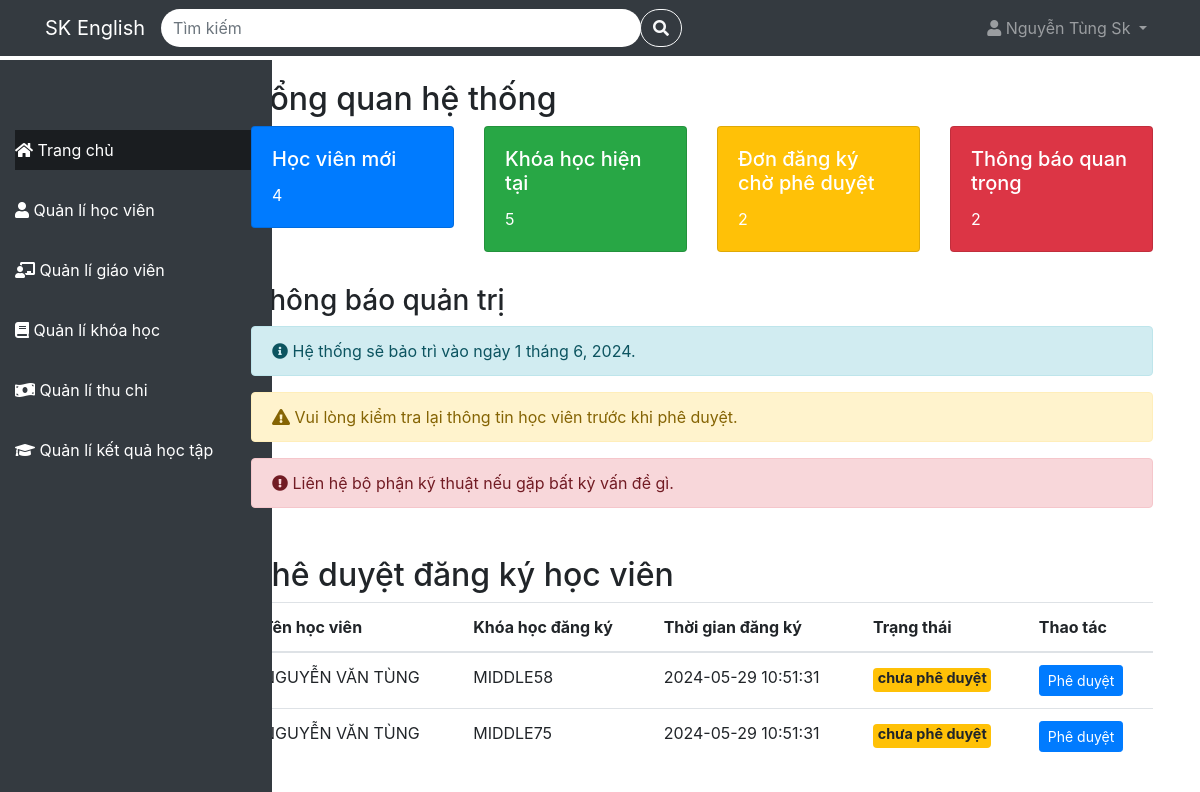
The app's page /QuanLiTrungTamTA/home (signed in) with its own data.
### tables this page shows
CREATE TABLE `webregistrations` (
  `STT` int(11) NOT NULL,
  `name` varchar(100) NOT NULL,
  `address` varchar(100) NOT NULL,
  `phone` varchar(10) NOT NULL,
  `email` varchar(100) NOT NULL,
  `schedule_id` varchar(32) NOT NULL,
  `time` timestamp NOT NULL DEFAULT current_timestamp() ON UPDATE current_timestamp()
);

### app/Controller/HomeController.php (called while the page is built)
<?php
class HomeController {
    protected $config = [
        'host' => 'localhost',
        'dbname' => 'quanlytrungtamta',
        'user' => 'root',
        'password' => ''
    ];
    protected $db;
    public function __construct(){
        $this->db = new Database($this->config);
    }
    public function index() {
        $listWebRegistration = $this->db->table('webregistrations')->get();
        if(isset($listWebRegistration)){
            $countWebRegistration = count($listWebRegistration);
        }else{
            $countWebRegistration = 0;
        }
        $listCourse = $this->db->table('course')->get();
        if(isset($listCourse)){
            $countCourse = count($listCourse);
        }else{
            $countCourse = 0;
        }
        $listStudent = $this->db->table('students')->get();
        if(isset($listStudent)){
            $countStudent = count($listStudent);
        }else{
            $countStudent = 0;
        }
        include('./app/View/Home/home.php');
    }
}
?>

### index.php (called while the page is built, shortened)
<?php
include './app/Model/Model.php';
include './app/Controller/HomeController.php';
$route = new Route();
$route->get('/', 'LandingController@index');
$route->post('/courseRegistration', 'RegisterController@courseRegistration');
$route->post('/login', 'LoginController@index');
$route->post('/logout', 'LogoutController@index');
$route->post('/register', 'RegisterController@index');
$route->post('/verify', 'RegisterController@verify');
$route->post('/forgotPassword', 'ForgotPasswordController@forgot_password');
$route->post('/reset_password', 'ForgotPasswordController@reset_password');
if(isset($_SESSION['full_name']) && !empty($_SESSION['full_name']))
{
    $route->get('/home', 'HomeController@index');
    $route->get('/profile', 'UserController@index');
    $route->post('/profile/edit', 'UserController@editProfile');
    $route->post('/profile/resetPassWord', 'UserController@ResetPasswordProfile');
    $route->get('/student', 'StudentController@index');
    $route->post('/student/deleteStudent', 'StudentController@deleteStudent');
    $route->post('/student/editStudent', 'StudentController@editStudent');
    $route->post('/student/addStudent', 'RegistrationController@addStudent');
    $route->get('/teacher', 'TeacherController@index');
    $route->post('/teacher/addTeacher', 'TeacherController@addTeacher');
    $route->post('/teacher/editTeacher', 'TeacherController@editTeacher');
    $route->post('/teacher/deleteTeacher', 'TeacherController@deleteTeacher');
    $route->get('/course', 'CourseController@index');
    $route->post('/course/addCourse', 'CourseController@addCourse');
    $route->post('/course/deleteCourse', 'CourseController@deleteCourse');
    $route->post('/course/edit', 'CourseController@editCourse');
    $route->get('/course/detail', 'CourseController@show@detailCourse.php');
    $route->post('/course/addSchedule', 'ScheduleController@addSchedule');
    $route->post('/course/deleteSchedule', 'ScheduleController@deleteSchedule');
    $route->get('/payment', 'PaymentController@index');
    $route->get('/payment/receipts', 'PaymentController@show@receipts.php');
    $route->get('/payment/expenses', 'PaymentController@show@expenses.php');
    $route->get('/payment/report', 'PaymentController@show@report.php');
    $route->get('/achievement', 'AchievementController@index');
    $route->get('/achievement/detail', 'AchievementController@show@detail.php');
}
$requestUri = $_SERVER['REQUEST_URI'];
$route->handle($requestUri);
?>

### app/Model/Model.php (called while the page is built, shortened)
<?php
class Database {
    protected
        $table = '',
        $host = '',
        $user ='',
        $password = '',
        $dbname = '',
        $conn = null;
    public function __construct($config){
        $this->host = $config['host'];
        $this->user = $config['user'];
        $this->password = $config['password'];
        $this->dbname = $config['dbname'];
    }
    protected function connect(){
        try{
            $this->conn = new PDO("mysql:host=$this->host;dbname=$this->dbname", $this->user, $this->password);
            $this->conn->setAttribute(PDO::ATTR_ERRMODE, PDO::ERRMODE_EXCEPTION);
        }catch(PDOException $e){
            echo "Lỗi kết nối đến cơ sở dữ liệu: ".$e->getMessage();
        }
    }
    public function get($data = [])
    {
        try {
            if (empty($data)) {
                $sqlString = "select * from $this->table";
                $query = $this->conn->prepare($sqlString);
                $query->execute();
            } else {
                $stmt = join('=? and ', array_keys($data));
                $stmt .= '=?';
                $sqlString = "select * from $this->table where $stmt";
                $query = $this->conn->prepare($sqlString);
                $query->execute(array_values($data));
            }
            return $query->fetchAll(PDO::FETCH_ASSOC);
        } catch (PDOException $e) {
            $this->logToConsole("Lỗi đọc dữ liệu: " . $e->getMessage());
        }
    }
    public function table($table){
        $this->table = $table;
        return $this;
    }
}
?>

### app/View/Home/home.php (the view, shortened to what this page needs)
<!DOCTYPE html>
<html lang="en">
<head>
  <link rel="stylesheet" href="https://cdnjs.cloudflare.com/ajax/libs/font-awesome/5.15.4/css/all.min.css">
  <link rel="stylesheet" href="https://maxcdn.bootstrapcdn.com/bootstrap/4.5.2/css/bootstrap.min.css">
</head>
<body>
<?php include './app/View/Template/navbar.php' ?>
<?php include 'app/View/Template/sidebar.php' ?>
<div class="main-content">
    <div class="container mt-5">
        <section class="statistics mb-3">
            <h2>Tổng quan hệ thống</h2>
            <div class="row">
                <div class="col-md-3">
                    <div class="card text-white bg-primary mb-3">
                        <div class="card-body">
                            <h5 class="card-title">Học viên mới</h5>
                            <p class="card-text">
                              <?php echo $countStudent?>
                            </p>
                        </div>
                    </div>
                </div>
                <div class="col-md-3">
                    <div class="card text-white bg-success mb-3">
                        <div class="card-body">
                            <h5 class="card-title">Khóa học hiện tại</h5>
                            <p class="card-text">
                              <?php echo $countCourse?>
                            </p>
                        </div>
                    </div>
                </div>
                <div class="col-md-3">
                    <div class="card text-white bg-warning mb-3">
                        <div class="card-body">
                            <h5 class="card-title">Đơn đăng ký chờ phê duyệt</h5>
                            <p class="card-text">
                              <?php echo $countWebRegistration?>
                            </p>
                        </div>
                    </div>
                </div>
                <div class="col-md-3">
                    <div class="card text-white bg-danger mb-3">
                        <div class="card-body">
                            <h5 class="card-title">Thông báo quan trọng</h5>
                            <p class="card-text">2</p>
                        </div>
                    </div>
                </div>
            </div>
        </section>
        <section class="admin-announcements mb-5">
            <h3>Thông báo quản trị</h3>
            <div class="alert alert-info" role="alert">
                <i class="fas fa-info-circle"></i> Hệ thống sẽ bảo trì vào ngày 1 tháng 6, 2024.
            </div>
            <div class="alert alert-warning" role="alert">
                <i class="fas fa-exclamation-triangle"></i> Vui lòng kiểm tra lại thông tin học viên trước khi phê duyệt.
            </div>
            <div class="alert alert-danger" role="alert">
                <i class="fas fa-exclamation-circle"></i> Liên hệ bộ phận kỹ thuật nếu gặp bất kỳ vấn đề gì.
            </div>
        </section>
        <h2>Phê duyệt đăng ký học viên</h2>
        <div class="table-responsive">
            <table class="table">
                <thead>
                    <tr>
                        <th>Tên học viên</th>
                        <th>Khóa học đăng ký</th>
                        <th>Thời gian đăng ký</th>
                        <th>Trạng thái</th>
                        <th>Thao tác</th>
                    </tr>
                </thead>
                <tbody>
                    <?php foreach($listWebRegistration as $registration): ?>
                        <tr>
                            <td scope="row"><?php echo $registration['name']?></td>
                            <td><?php echo $registration['schedule_id']?></td>
                            <td><?php echo $registration['time']?></td>
                            <td>
                                <div class="badge bg-warning" style="height: 1.5rem;">
                                    <span style="font-size:1.2em;">chưa phê duyệt</span>
                                </div>
                            </td>
                            <td>
                               <button class="btn btn-primary btn-sm" onclick="buttonPheduyetClicked('<?php echo $registration['schedule_id']?>');">Phê duyệt</button>
                            </td>
                        </tr>
                    <?php endforeach; ?>
                </tbody>
            </table>
        </div>
    </div>
</div>
</body>
</html>

### public/css/sidebar.css (style rules this page uses)
.main-content { margin-left: 17%; padding: 2em; }

### records on screen
webregistrations: name "NGUYỄN VĂN TÙNG", schedule "MIDDLE58", time "2024-05-29 10:51:31"
webregistrations: name "NGUYỄN VĂN TÙNG", schedule "MIDDLE75", time "2024-05-29 10:51:31"

### other values on screen
$_SESSION['full_name'] "Nguyễn Tùng Sk"
$countStudent "4"
$countCourse "5"
$countWebRegistration "2"
